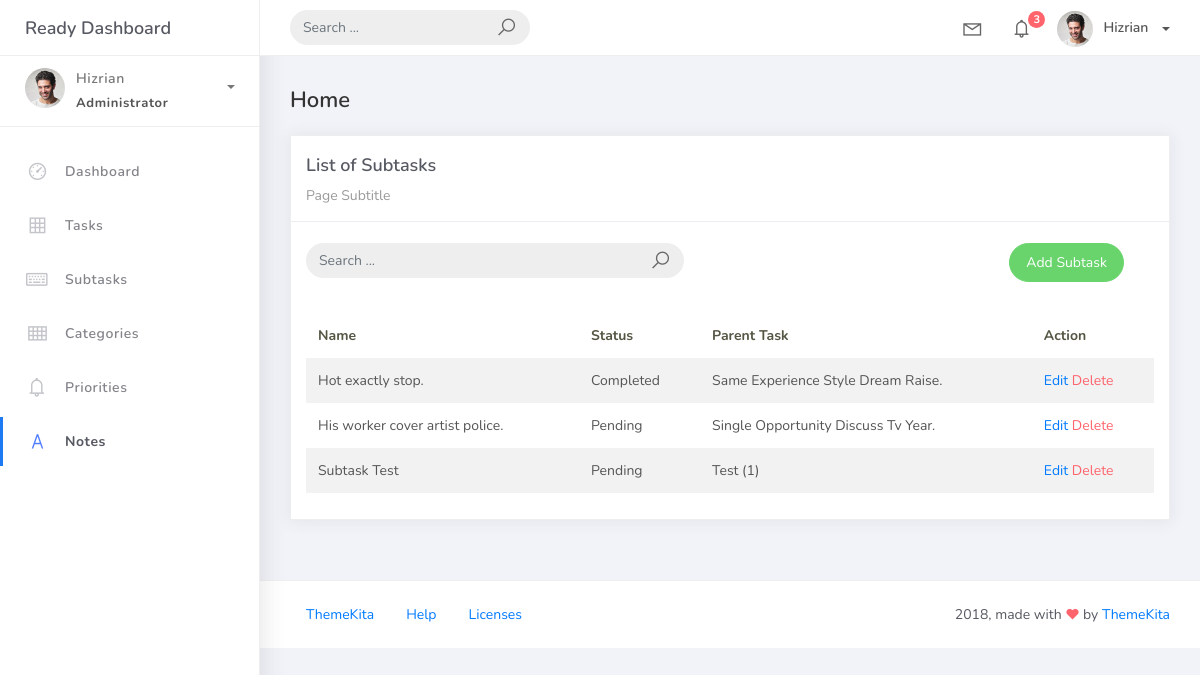
Before: /subtask_list/ with the older database file.
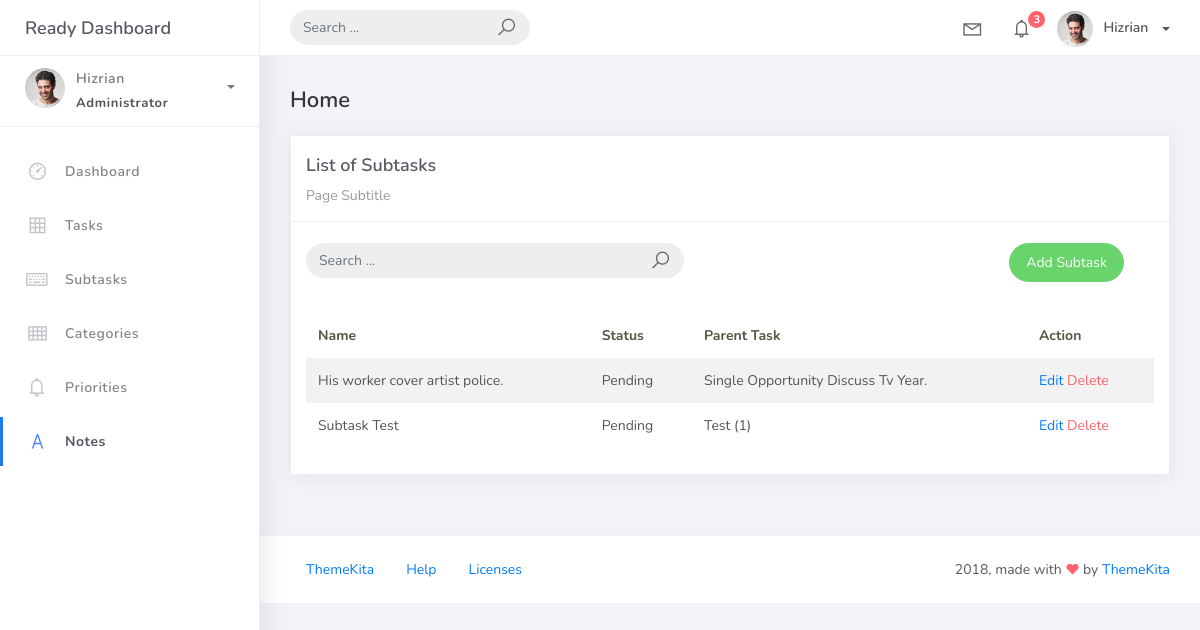
After: the same page with the newer database file.
### taskmanager/models.py (models this page shows, shortened)
class BaseModel(models.Model):
    created_at = models.DateTimeField(auto_now_add=True, db_index=True,)
    updated_at = models.DateTimeField(auto_now=True,)
    class Meta:
        abstract = True

class SubTask(BaseModel):
    parentTaskFK = models.ForeignKey(Task, on_delete=models.CASCADE)
    title = models.CharField(max_length=100)
    status = models.CharField(max_length=50,
            choices=[("Pending", "Pending"),
            ("In Progress", "In Progress"),
            ("Completed", "Completed"),
            ],
            default = "Pending"
            )

class Task(BaseModel):
    title = models.CharField(max_length=100)
    description = models.CharField(max_length=250, null=True, blank=True,)
    deadline = models.DateField(null=True, blank=True,)
    status = models.CharField(max_length=50,
            choices=[("Pending", "Pending"),
            ("In Progress", "In Progress"),
            ("Completed", "Completed"),
            ],
            default = "Pending"
            )
    categoryFK = models.ForeignKey(Category, on_delete=models.CASCADE)
    priorityFK = models.ForeignKey(Priority, on_delete=models.CASCADE)
    def __str__(self):
        return self.title.title()

### taskmanager/views.py (the view)
# urls.py: path('subtask_list/', SubTasksView.as_view(), name='subtask-list'),
class SubTasksView(ListView):
    model = SubTask
    context_object_name = 'subtask'
    template_name = 'subtask_list.html'
    paginate_by = 5
    def get_queryset(self):
        queryset = super().get_queryset()
        query = self.request.GET.get('q')
        if query:
            queryset = queryset.filter(
                Q(title__icontains=query) |
                Q(parentTaskFK__title__icontains=query)
            )
        return queryset

### templates/subtask_list.html (shortened to what this page needs)
{% extends 'base.html' %}
{% load static %}
{% block content %}
<div class="content">
  <div class="container-fluid">
    <h4 class="page-title">Home</h4>
    <div class="row">
      <div class="col-md-12">
        <div class="card">
          <div class="card-header">
            <div class="card-title">List of Subtasks</div>
            <div class="card-category">Page Subtitle</div>
          </div>
          <br />
            <div class="col-md-12 row">
              <div class="col-md-6">
                <form class="navbar-left navbar-form nav-search mr-md-3" action="">
                  <div class="input-group">
                    <input type="text" placeholder="Search ..." class="form-control" />
                    <div class="input-group-append">
                      <span class="input-group-text">
                        <i class="la la-search search-icon"></i>
                      </span>
                    </div>
                  </div>
                </form>
              </div>
              <div class="col-md-6">
                <div class="pull-right">
                  <a href="{% url 'subtask-add' %}" class="btn btn-success btn-rounded">
                    Add Subtask
                  </a>
                </div>
              </div>
            </div>
          <div class="card-body">
            <table class="table table-striped mt-3">
              <thead>
                <tr>
                  <th scope="col">Name</th>
                  <th scope="col">Status</th>
                  <th scope="col">Parent Task</th>
                  <th scope="col">Action</th>
                </tr>
              </thead>
              <tbody>
                {% for object in subtask %}
                <tr>
                  <td>{{ object.title }}</td>
                  <td>{{ object.status }}</td>
                  <td>{{ object.parentTaskFK }}</td>
                  <td>
                    <a href="{% url 'subtask-update' object.id %}">Edit</a>
                    <a href="{% url 'subtask-delete' object.id %}" class="text-danger">Delete</a>
                  </td>
                  </tr>
                {% endfor %}
              </tbody>
            </table>
          </div>
        </div>
      </div>
    </div>
  </div>
</div>
{% endblock %}

Changed rows visible on the page:
removed SubTask: title "Hot exactly stop.", status "Completed", parentTaskFK "Same Experience Style Dream Raise."
